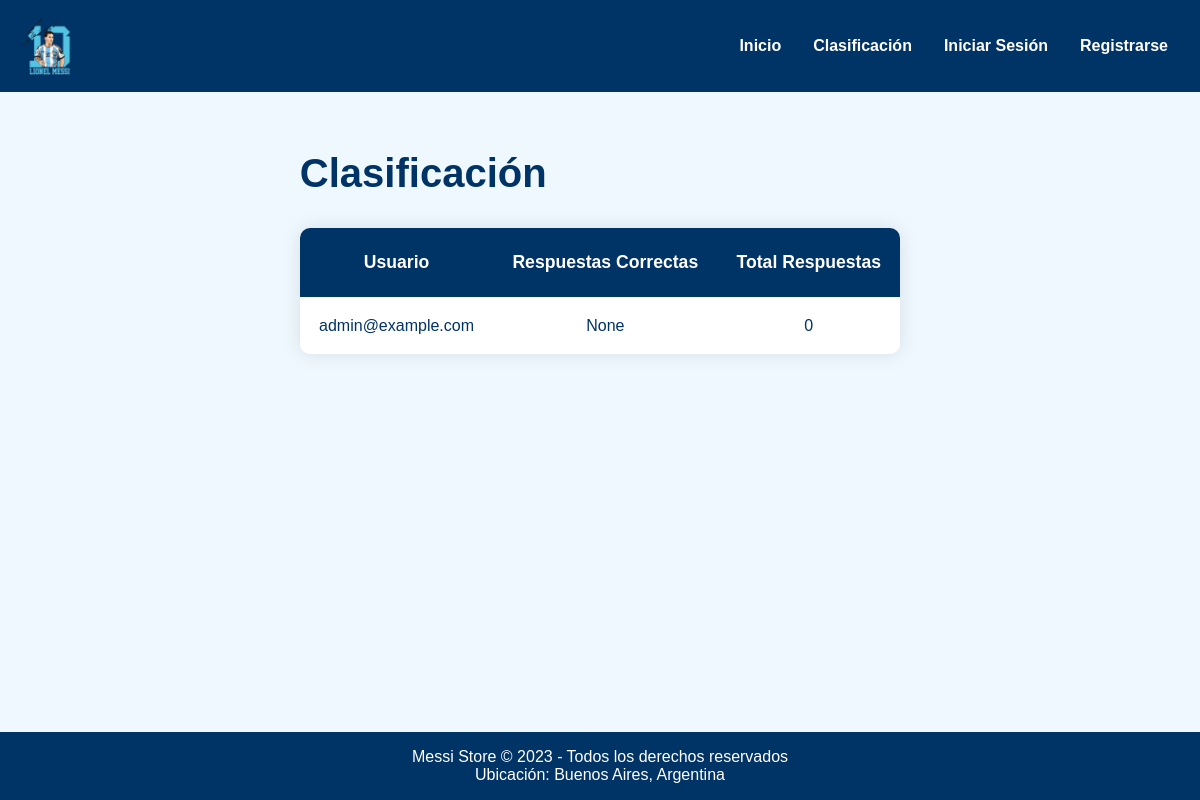
Page /clasificacion on the committed database.
### tables this page shows
CREATE TABLE Usuario (
                id INTEGER PRIMARY KEY AUTOINCREMENT,
                email TEXT UNIQUE NOT NULL,
                password TEXT NOT NULL,
                es_admin BOOLEAN DEFAULT 0
            );

### app.py (the view)
@app.route('/clasificacion')
def clasificacion():
    db = get_db()
    resultados = db.execute('''
        SELECT Usuario.email, COUNT(Resultado.id) AS total_respuestas, SUM(Resultado.es_correcta) AS respuestas_correctas
        FROM Usuario
        LEFT JOIN Resultado ON Usuario.id = Resultado.usuario_id
        GROUP BY Usuario.id
        ORDER BY respuestas_correctas DESC
    ''').fetchall()
    return render_template('clasificacion.html', resultados=resultados)

### app.py (called while the page is built, shortened)
def get_db():
    conn = sqlite3.connect(DATABASE)
    conn.row_factory = sqlite3.Row
    return conn

def current_user():
    return {'is_authenticated': False}

@app.context_processor
def inject_user():
    return dict(current_user=current_user())

### templates/clasificacion.html
{% extends "base.html" %}
{% block content %}
    <h1>Clasificación</h1>
    <table>
        <tr>
            <th>Usuario</th>
            <th>Respuestas Correctas</th>
            <th>Total Respuestas</th>
        </tr>
        {% for resultado in resultados %}
        <tr>
            <td>{{ resultado.email }}</td>
            <td>{{ resultado.respuestas_correctas }}</td>
            <td>{{ resultado.total_respuestas }}</td>
        </tr>
        {% endfor %}
    </table>
{% endblock %}

### static/css/styles.css (style rules this page uses)
body { font-family: 'Arial', sans-serif; margin: 0; padding: 0; background-color: #f0f8ff; color: #003366; display: flex; flex-direction: column; min-height: 100vh; }
h1, h2, h3 { color: #003366; }
h1 { font-size: 2.5rem; margin-bottom: 1rem; }
table { width: 100%; border-collapse: separate; border-spacing: 0; margin: 2rem 0; background-color: white; box-shadow: 0 0 20px rgba(0, 0, 0, 0.1); border-radius: 10px; overflow: hidden; }
th, td { padding: 1.2rem; text-align: center; border-bottom: 1px solid #f0f8ff; word-wrap: break-word; max-width: 200px; vertical-align: middle; }
th { background-color: #003366; color: white; font-weight: bold; font-size: 1.1rem; padding: 1.5rem 1.2rem; }
tr:last-child td { border-bottom: none; }

### rows in the picture
Usuario: email "admin@example.com", respuestas_correctas "None", total_respuestas "0"
